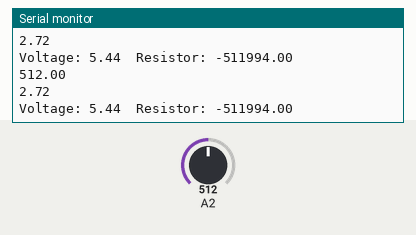
This sketch was run on a simulated Arduino Uno, built with avr-gcc and run on an emulated ATmega328P. Parts: the last lines printed to the serial monitor. The test bench sets the inputs (shaded band); at power-on: A2 = 512.

Above: at 1.6 s.
1.7 s: A2 set to 0
At 3.1 s:
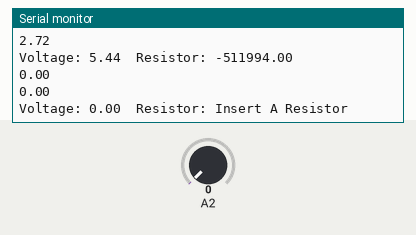
4.7 s: A2 set to 511
At 5.3 s:
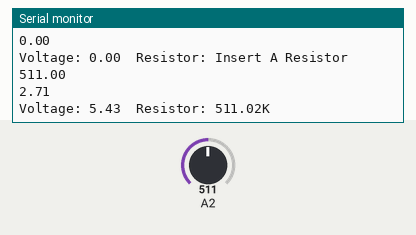
Timing chart, 0 to 7.7 s (numbered marks = the images above; inputs shaded):
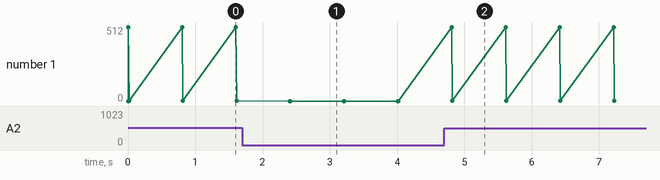

The sketch:

pot.ino
```cpp
String SRes="";

int R=0;
void setup() {
  // put your setup code here, to run once:

    Serial.begin(9600);

      Serial.println(2.E-12);
}

//float val = analogRead(A2);
//float volt = (val*5)/470.5;
//VD = (val/1023)*volt;
//
//    volt = constrain(volt,0,9);
//
//
//Res = (1000*VD)/(volt-VD);
//Res =(Res*1000)/(1000-Res);


void loop() {
  // put your main code here, to run repeatedly:

float Res = analogRead(A2);
Serial.println(Res);

float Rvolt = (Res*5)/470.5;
Serial.println((Res/1023)*Rvolt);
Rvolt = constrain(Rvolt,0,9);
float VD = (Res/1023)*Rvolt;

Res = (1000*VD)/(Rvolt-VD);
Res =(Res*1000)/(1000-Res);

//Res = (5000/Rvolt) - 1000;
//Rvolt = 5000/(Res +1000);
//Res = (1000*Res)/(1000-Res);
if(Rvolt == 0){
   SRes = "Insert A Resistor";
  }
else if(Res >= 1000){
Res = Res/1000;

SRes = String(Res);
SRes += "K";

}
else if(Res < 1000) {

  SRes = String(Res);
  }


Serial.print("Voltage: "); Serial.print(Rvolt);
Serial.print("\tResistor: "); Serial.println(SRes);

delay(800);
}
```

Measured:
- after the input at 1.7 s, the serial monitor: prints a new line after 0.72 s (image 1)
- after the input at 4.7 s, the serial monitor: prints a new line after 0.11 s (image 2)
- plotted number 1: 0 → 2.71 after the input at 4.7 s
